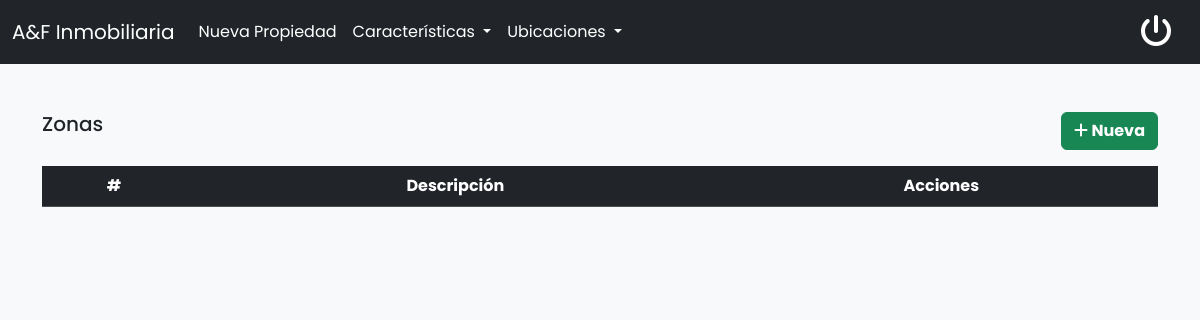
The app's page /admin/zonas.php (signed in), older data.
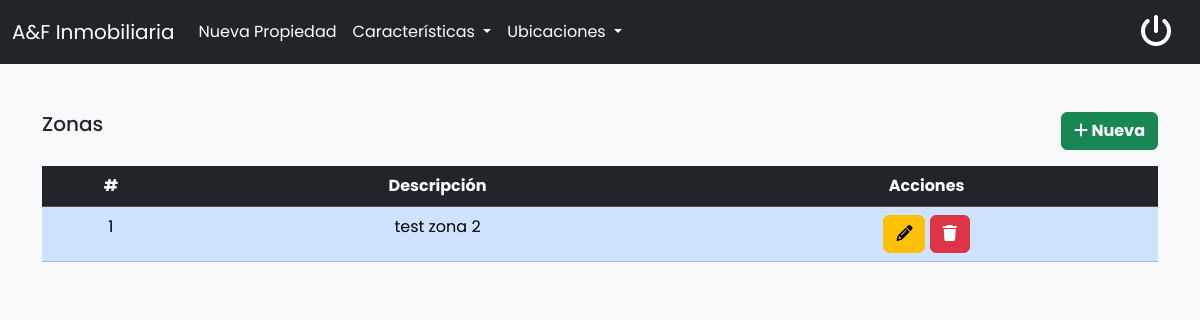
The same page, newer data.
### tables this page shows
CREATE TABLE `zonas` (
  `id` int(11) NOT NULL,
  `descripcion` varchar(255) DEFAULT NULL,
  `deleted_at` timestamp NULL DEFAULT NULL
);

### src/models/zonas.php (called while the page is built, shortened)
<?php
class Zonas
{
  private $conexion;
  public function __construct($conexion)
  {
    $this->conexion = $conexion;
  }
  public function getZonas($all = false)
  {
    $query = "SELECT * FROM zonas";
    if (!$all) {
      $query .= ' WHERE deleted_at is null';
    }
    $resultado = $this->conexion->prepare($query);
    $resultado->execute();
    return $resultado->fetchAll(PDO::FETCH_ASSOC);
  }
}

### admin/zonas.php (the view, shortened to what this page needs)
<?php
include_once '../src/db/conn.php';
include_once '../src/models/zonas.php';
$conexion = Conexion::conectar();
$zonasModel = new Zonas($conexion);
$zonas = $zonasModel->getZonas(false);
?>
<!DOCTYPE html>
<html lang="en">
<head>
  <link href="https://cdn.jsdelivr.net/npm/bootstrap@5.3.3/dist/css/bootstrap.min.css" rel="stylesheet">
  <link rel="stylesheet" href="../assets/css/styles.css">
  <link rel="stylesheet" href="https://cdnjs.cloudflare.com/ajax/libs/font-awesome/6.5.1/css/all.min.css" />
  <link href="https://cdnjs.cloudflare.com/ajax/libs/font-awesome/6.1.1/css/all.min.css" rel="stylesheet">
</head>
<body class="bg-light">
  <div class="container vh-100 mt-5">
    <div class="d-flex mt-5 justify-content-between mb-3">
      <h5>Zonas</h5>
      <button class="btn btn-success fw-bold" id="agregarZona"><i class="fa fa-plus"></i> Nueva</button>
    </div>
    <table class="table table-primary">
      <thead class="table-dark">
        <tr>
          <th class="text-center">#</th>
          <th class="text-center">Descripción</th>
          <th class="text-center">Acciones</th>
        </tr>
      </thead>
      <tbody>
        <?php foreach ($zonas as $zona) :
          echo '<tr>
                  <td class="text-center">' . $zona['id'] . '</th>
                  <td class="text-center">' . $zona['descripcion'] . '</th>';
          if ($zona['deleted_at'] == null) {
            echo '
                  <td class="text-center">
                    <button class="btn btn-warning" title="Editar" type="button" id="editarZona">
                      <i class="fa fa-pencil"></i>
                    </button>
                    <button class="btn btn-danger" title="Eliminar" type="button" onclick="borrarZona(' . $zona['id'] . ')">
                      <i class="fa fa-trash"></i>
                    </button>
                  </td>';
          } else {
            echo '<td class="text-center">
                    <button class="btn btn-success" title="Reactivar" type="button" onclick="restaurarZona(' . $zona['id'] . ')">
                      <i class="fa fa-undo"></i>
                    </button>
                  </td>';
          };
          echo '</tr>';
        endforeach;
        ?>
      </tbody>
    </table>
  </div>
</body>

Row changes from the older to the newer data that the page shows:
added zonas: id "1", descripcion "test zona 2"
